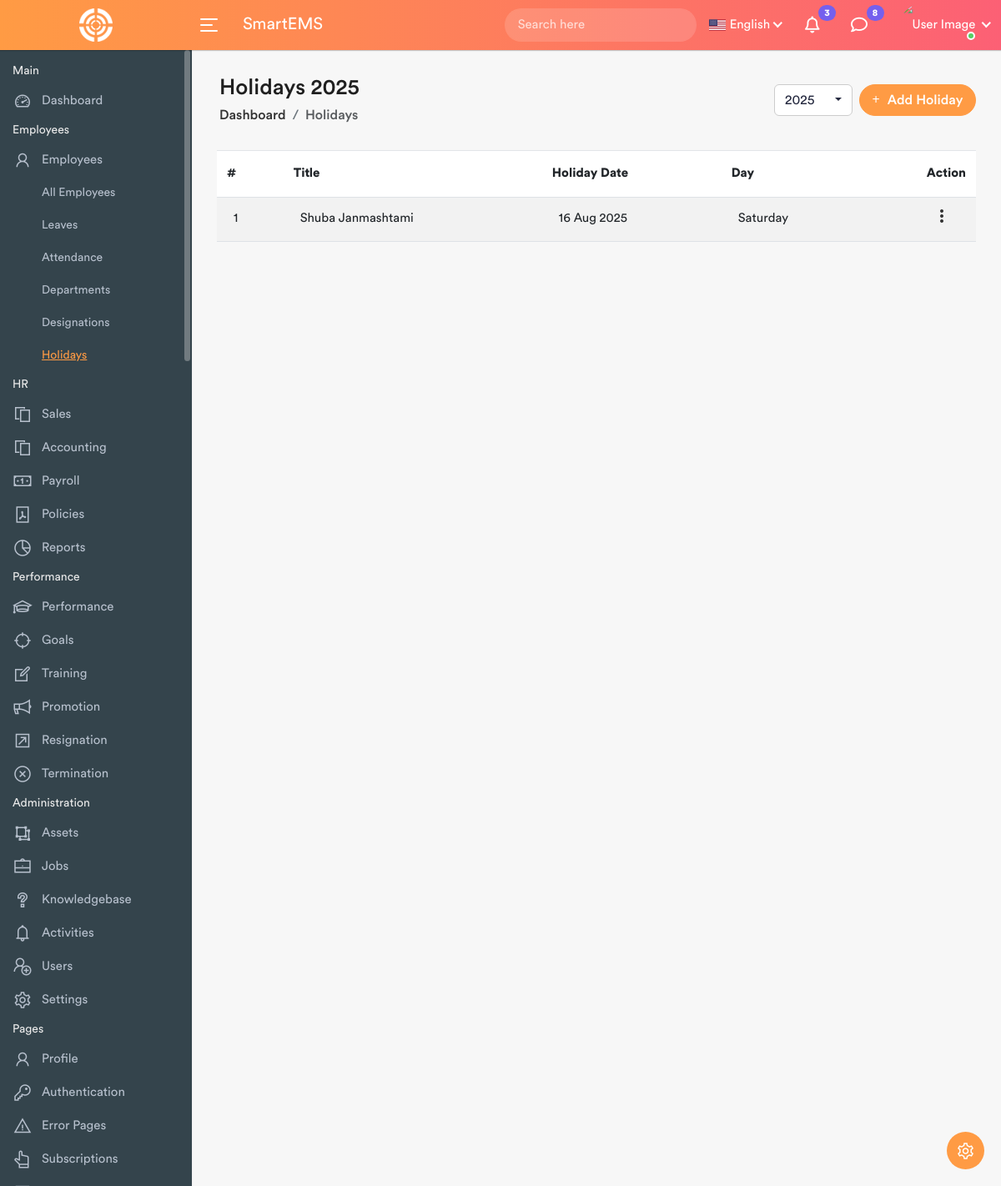
/holidays/, run on an earlier commit of the app's database.
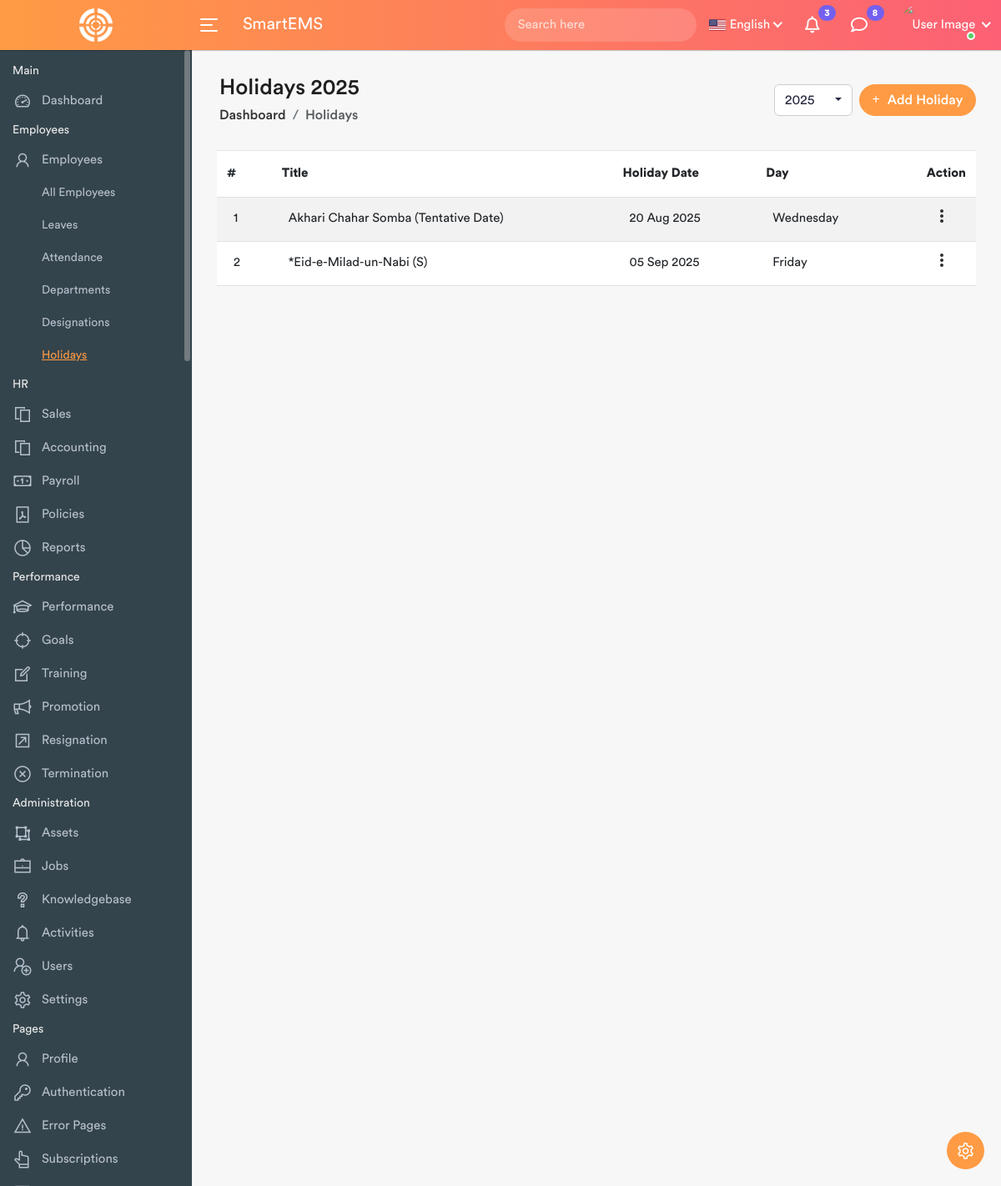
And on a later commit of the database.
### adminApp/models.py (models this page shows, shortened)
class HolidayModel(models.Model):
    title = models.CharField(max_length=100)
    date = models.DateField()
    created_at = models.DateTimeField(auto_now_add=True)
    updated_at = models.DateTimeField(auto_now=True)
    class Meta:
        ordering = ['date']
    @property
    def is_past(self):
        return self.date < timezone.now().date()
    @property
    def day_name(self):
        return self.date.strftime('%A')

### adminApp/views.py (the view)
# urls.py: path('holidays/', holiday_list, name='holiday_list'),
def holiday_list(request):
    current_year = timezone.now().year
    year = int(request.GET.get('year', current_year))
    holidays = HolidayModel.objects.filter(date__year=year).order_by('date')
    years = list(range(current_year - 5, current_year + 6))
    context = {
        'holidays': holidays,
        'current_year': year,
        'years': years,
    }
    return render(request, 'holidays.html', context)

### adminApp/templates/holidays.html (shortened to what this page needs)
{% extends "master/base.html" %}
{% load static %}
{% block content %}
<div class="page-wrapper">
    <div class="content container-fluid">
        <div class="page-header">
            <div class="row align-items-center">
                <div class="col">
                    <h3 class="page-title">Holidays {{ current_year }}</h3>
                    <ul class="breadcrumb">
                        <li class="breadcrumb-item"><a href="{% url 'dashboard' %}">Dashboard</a></li>
                        <li class="breadcrumb-item active">Holidays</li>
                    </ul>
                </div>
                <div class="col-auto float-end ms-auto">
                    <div class="btn-group me-2">
                        <button type="button" class="btn btn-white dropdown-toggle" data-bs-toggle="dropdown" aria-expanded="false">
                            {{ current_year }} <i class="fas fa-chevron-down"></i>
                        </button>
                    </div>
                    <a href="#" class="btn add-btn" data-bs-toggle="modal" data-bs-target="#add_holiday">
                        <i class="fa-solid fa-plus"></i> Add Holiday
                    </a>
                </div>
            </div>
        </div>
        <div class="row">
            <div class="col-md-12">
                <div class="table-responsive">
                    <table class="table table-striped custom-table mb-0">
                        <thead>
                            <tr>
                                <th>#</th>
                                <th>Title</th>
                                <th>Holiday Date</th>
                                <th>Day</th>
                                <th class="text-end">Action</th>
                            </tr>
                        </thead>
                        <tbody>
                            {% for holiday in holidays %}
                            <tr class="{% if holiday.is_past %}holiday-completed{% else %}holiday-upcoming{% endif %}">
                                <td>{{ forloop.counter }}</td>
                                <td>{{ holiday.title }}</td>
                                <td>{{ holiday.date|date:"d M Y" }}</td>
                                <td>{{ holiday.day_name }}</td>
                                <td class="text-end">
                                    <div class="dropdown dropdown-action">
                                        <a href="#" class="action-icon dropdown-toggle" data-bs-toggle="dropdown" aria-expanded="false">
                                            <i class="material-icons">more_vert</i>
                                        </a>
                                    </div>
                                </td>
                            </tr>
                            {% empty %}
                            <tr>
                                <td colspan="5" class="text-center">No holidays found for {{ current_year }}</td>
                            </tr>
                            {% endfor %}
                        </tbody>
                    </table>
                </div>
            </div>
        </div>
    </div>
</div>
{% endblock %}

### customUserAuth/templates/master/base.html (shortened to what this page needs)
{% load static %}
<!DOCTYPE html>
<html lang="en" data-layout="vertical" data-topbar="light" data-sidebar="dark"  data-sidebar-size="lg" data-sidebar-image="none">
    <head>
        <link rel="stylesheet" href="{% static "assets/css/bootstrap.min.css" %}">
        <link rel="stylesheet" href="{% static "assets/plugins/fontawesome/css/fontawesome.min.css" %}">
    	<link rel="stylesheet" href="{% static "assets/plugins/fontawesome/css/all.min.css" %}">
        <link rel="stylesheet" href="{% static "assets/css/line-awesome.min.css" %}">
		<link rel="stylesheet" href="{% static "assets/css/material.css" %}">
		<link rel="stylesheet" href="{% static "assets/css/dataTables.bootstrap4.min.css" %}">
		<link rel="stylesheet" href="{% static "assets/css/select2.min.css" %}">
		<link rel="stylesheet" href="{% static "assets/css/bootstrap-datetimepicker.min.css" %}">
		<link rel="stylesheet" href="{% static "assets/plugins/bootstrap-tagsinput/bootstrap-tagsinput.css" %}">
		<link rel="stylesheet" href="{% static "assets/plugins/morris/morris.css" %}">
        <link rel="stylesheet" href="{% static "assets/css/style.css" %}">
    </head>
    <body>
        <div class="main-wrapper">
		{% include 'master/top_navbar.html' %}
        {% include 'master/navbar.html' %}
        {% block content %}
        {% endblock content %}
        </div>
    </body>
</html>

### customUserAuth/templates/master/top_navbar.html (shortened to what this page needs)
{% load static %}
            <div class="header">
                <div class="header-left">
                     <a href="" class="logo">
						<img src="{% static "assets/img/logo.png" %}" width="40" height="40" alt="Logo">
					</a>
                </div>
				<a id="toggle_btn" href="javascript:void(0);">
					<span class="bar-icon">
						<span></span>
						<span></span>
						<span></span>
					</span>
				</a>
                <div class="page-title-box">
					<h3>SmartEMS</h3>
                </div>
				<ul class="nav user-menu">
					<li class="nav-item">
						<div class="top-nav-search">
							<form action="search.html">
								<input class="form-control" type="text" placeholder="Search here">
								<button class="btn" type="submit"><i class="fa-solid fa-magnifying-glass"></i></button>
							</form>
						</div>
					</li>
					<li class="nav-item dropdown has-arrow flag-nav">
						<a class="nav-link dropdown-toggle" data-bs-toggle="dropdown" href="#" role="button">
							<img src="{% static "assets/img/flags/us.png" %}" alt="Flag" height="20"> <span>English</span>
						</a>
					</li>
					<li class="nav-item dropdown">
						<a href="#" class="dropdown-toggle nav-link" data-bs-toggle="dropdown">
							<i class="fa-regular fa-bell"></i> <span class="badge rounded-pill">3</span>
						</a>
					</li>
					<li class="nav-item dropdown">
						<a href="#" class="dropdown-toggle nav-link" data-bs-toggle="dropdown">
							<i class="fa-regular fa-comment"></i><span class="badge rounded-pill">8</span>
						</a>
					</li>
					<li class="nav-item dropdown has-arrow main-drop">
						<a href="#" class="dropdown-toggle nav-link" data-bs-toggle="dropdown">
							<span class="user-img"><img
														src="
														{% if request.user.profile.profile_image %}
															{{ request.user.profile.profile_image.url }}
														{% elif request.user.first_name and request.user.last_name %}
															https://avatar.iran.liara.run/username?username={{ request.user.first_name }}+{{ request.user.last_name }}
														{% elif request.user.get_full_name %}
															https://avatar.iran.liara.run/username?username={{ request.user.get_full_name|urlencode }}
														{% else %}
															https://avatar.iran.liara.run/username?username={{ request.user.username|urlencode }}
														{% endif %}
														"
														alt="User Image"
														style="width: 35px; height: 35px; border-radius: 50%;"
													>
							<span class="status online"></span></span>
						</a>
					</li>
				</ul>
            </div>

### customUserAuth/templates/master/navbar.html (shortened to what this page needs)
{% load static %}
<div class="sidebar" id="sidebar">
    <div class="sidebar-inner slimscroll">
        <div id="sidebar-menu" class="sidebar-menu">
            <ul class="sidebar-vertical">
                <li class="menu-title">
                    <span>Main</span>
                </li>
                <li class="submenu {% if request.resolver_match.url_name == 'dashboard' %}active{% endif %}">
                    <a href="{% url 'dashboard' %}"><i class="la la-dashboard"></i> <span> Dashboard</span></a>
                </li>
                <li class="menu-title">
                    <span>Employees</span>
                </li>
                <li class="submenu">
                    <a href="#"><i class="la la-user"></i> <span> Employees</span> <span class="menu-arrow"></span></a>
                    <ul>
                        <li><a href="{% url 'employeeList' %}" class="{% if request.resolver_match.url_name == 'employeeList' or request.resolver_match.url_name == 'employeeListView' %}active{% endif %}">All Employees</a></li>
                        <li><a href="leaves.html">Leaves</a></li>
                        <li><a href="attendance.html">Attendance</a></li>
                        <li><a href="{% url 'departments' %}" class="{% if request.resolver_match.url_name == 'departments' %}active{% endif %}">Departments</a></li>
                        <li><a href="{% url 'designation_list' %}" class="{% if request.resolver_match.url_name == 'designation_list' %}active{% endif %}">Designations</a></li>
                        <li><a href="{% url 'holiday_list' %}" class="{% if request.resolver_match.url_name == 'holiday_list' %}active{% endif %}">Holidays</a></li>
                    </ul>
                </li>
                <li class="menu-title">
                    <span>HR</span>
                </li>
                <li class="submenu">
                    <a href="#"><i class="la la-files-o"></i> <span> Sales </span> <span class="menu-arrow"></span></a>
                </li>
                <li class="submenu">
                    <a href="#"><i class="la la-files-o"></i> <span> Accounting </span> <span class="menu-arrow"></span></a>
                </li>
                <li class="submenu">
                    <a href="#"><i class="la la-money"></i> <span> Payroll </span> <span class="menu-arrow"></span></a>
                </li>
                <li>
                    <a href="policies.html"><i class="la la-file-pdf-o"></i> <span>Policies</span></a>
                </li>
                <li class="submenu">
                    <a href="#"><i class="la la-pie-chart"></i> <span> Reports </span> <span class="menu-arrow"></span></a>
                </li>
                <li class="menu-title">
                    <span>Performance</span>
                </li>
                <li class="submenu">
                    <a href="#"><i class="la la-graduation-cap"></i> <span> Performance </span> <span class="menu-arrow"></span></a>
                </li>
                <li class="submenu">
                    <a href="#"><i class="la la-crosshairs"></i> <span> Goals </span> <span class="menu-arrow"></span></a>
                </li>
                <li class="submenu">
                    <a href="#"><i class="la la-edit"></i> <span> Training </span> <span class="menu-arrow"></span></a>
                </li>
                <li><a href="promotion.html"><i class="la la-bullhorn"></i> <span>Promotion</span></a></li>
                <li><a href="resignation.html"><i class="la la-external-link-square"></i> <span>Resignation</span></a></li>
                <li><a href="termination.html"><i class="la la-times-circle"></i> <span>Termination</span></a></li>
                <li class="menu-title">
                    <span>Administration</span>
                </li>
                <li>
                    <a href="assets.html"><i class="la la-object-ungroup"></i> <span>Assets</span></a>
                </li>
                <li class="submenu">
                    <a href="#"><i class="la la-briefcase"></i> <span> Jobs </span> <span class="menu-arrow"></span></a>
                </li>
                <li>
                    <a href="knowledgebase.html"><i class="la la-question"></i> <span>Knowledgebase</span></a>
                </li>
                <li>
                    <a href="activities.html"><i class="la la-bell"></i> <span>Activities</span></a>
                </li>
                <li>
                    <a href="users.html"><i class="la la-user-plus"></i> <span>Users</span></a>
                </li>
                <li>
                    <a href="settings.html"><i class="la la-cog"></i> <span>Settings</span></a>
                </li>
                <li class="menu-title">
                    <span>Pages</span>
                </li>
                <li class="submenu">
                    <a href="#"><i class="la la-user"></i> <span> Profile </span> <span class="menu-arrow"></span></a>
                </li>
                <li class="submenu">
                    <a href="#"><i class="la la-key"></i> <span> Authentication </span> <span class="menu-arrow"></span></a>
                </li>
                <li class="submenu">
                    <a href="#"><i class="la la-exclamation-triangle"></i> <span> Error Pages </span> <span class="menu-arrow"></span></a>
                </li>
                <li class="submenu">
                    <a href="#"><i class="la la-hand-o-up"></i> <span> Subscriptions </span> <span class="menu-arrow"></span></a>
                </li>
                <li class="submenu">
                    <a href="#"> <span> Pages </span> </a>
                </li>
            </ul>
        </div>
    </div>
</div>
<div class="settings-icon">
    <span data-bs-toggle="offcanvas" data-bs-target="#theme-settings-offcanvas" aria-controls="theme-settings-offcanvas"><i class="las la-cog"></i></span>
</div>

### customUserAuth/static/assets/css/material.css (style rules this page uses)
.material-icons { font-family: 'Material Icons'; font-weight: normal; font-style: normal; font-size: 24px; line-height: 1; letter-spacing: normal; text-transform: none; display: inline-block; white-space: nowrap; word-wrap: normal; direction: ltr; -webkit-font-smoothing: antialiased; }

What changed in the data, as far as the page shows it:
removed HolidayModel: title "Shuba Janmashtami", date "16 Aug 2025", day_name "Saturday"
added HolidayModel: title "Akhari Chahar Somba (Tentative Date)", date "20 Aug 2025", day_name "Wednesday"
added HolidayModel: title "*Eid-e-Milad-un-Nabi (S)", date "05 Sep 2025", day_name "Friday"
